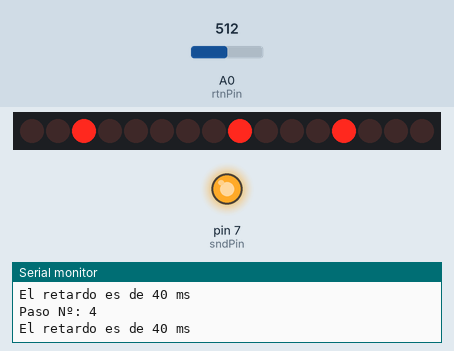
Bench run of a sketch on a simulated Arduino Uno, built with avr-gcc and run on an emulated ATmega328P. Shown: 16 shift-register outputs drawn as a row of LEDs (first output left, lit = HIGH), output pins drawn as LEDs (lit = HIGH), the last lines printed to the serial monitor. Wiring (inferred from the names in the program): 2 × shift register (74HC595): data pin 11; shift clock pin 13; latch pin 10. Wiring (inferred from the signals the program sends): row of LEDs: on Q0, Q1, Q2, Q3, Q4, Q5, Q6, Q7, Q8, Q9, Q10, Q11, Q12, Q13, Q14, Q15. The test bench sets the inputs (shaded band); at power-on: A0 (rtnPin) = 512. Pins used as bus, display or sensor lines are not drawn.

Above: at 4.2 s.
4.3 s: A0 (rtnPin) set to 85
At 4.33 s:
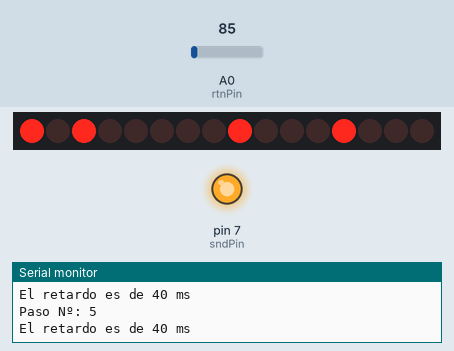
6.6 s: A0 (rtnPin) set to 70
At 7.8 s:
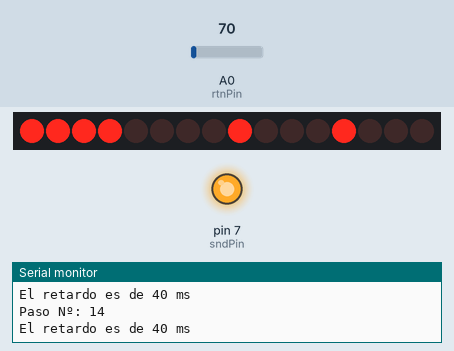
8.1 s: A0 (rtnPin) set to 90
At 8.66 s:
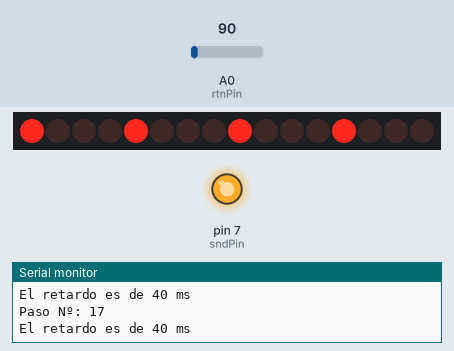
10.2 s: A0 (rtnPin) set to 30
11.7 s: A0 (rtnPin) set to 122
At 12.02 s:
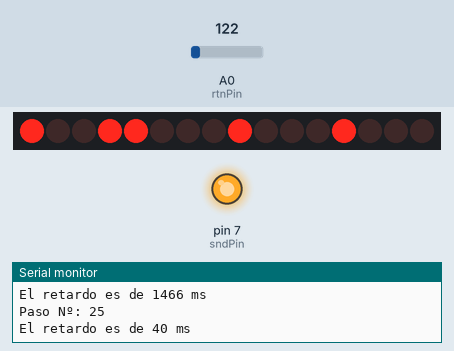
13.8 s: A0 (rtnPin) set to 0
Timing chart, 0 to 16.3 s (numbered marks = the images above; inputs shaded):
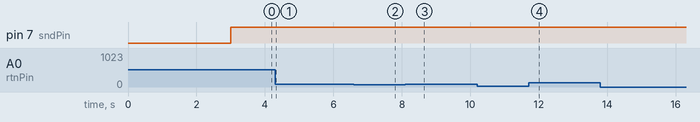

Measured:
- the behaviour switches between 80 and 79 on A0 (rtnPin) (found by bisection; images 1 and 2)

The sketch:

Rutina_Calibracion_PT2399.ino
```cpp
/*
                        +-\/-+
  Ardu 10-------->CS   1|    |8  Vcc
  Ardu 13-------->SCK  2|    |7  Pot3
  Ardu 11---> SDI/SDO  3|    |6  Pot2
                  GND  4|    |5  Pot1
                        +----+
*/
byte address = 0x00;
int CS= 10;
int dataPin = 11;
int clockPin = 13;
int sndPin = 7;
int rtnPin = A0;
long int sndTime;
long int rtnTime;
long int val;
long int duracion;
double delay_vector[256];
boolean calibracion = true;

void setup(){
  Serial.begin(9600);
  pinMode(sndPin, OUTPUT);
  pinMode(rtnPin, INPUT);
  pinMode (CS, OUTPUT);
  pinMode(clockPin, OUTPUT);
  pinMode(dataPin, OUTPUT);
  Serial.print("Comenzando rutina de calibracion en: ");
  Serial.print("3..");
  delay(1000);
  Serial.print("2..");
  delay(1000);
  Serial.print("1..");
  delay(1000);
}

void loop() {
  while(calibracion){

    for (int i = 0; i <= 255; i++){

      digitalPotWrite(i);
      digitalWrite(sndPin, 1);                      //envio pulso (5v rising)
      sndTime = millis();                           //Almacenamos el momento de disparo en sndTime
      delay(1);                                     //Espero 1 ms para que se estabilice
      while((millis() - sndTime) < 40){}            //Como el tiempo minimo de delay es de 50ms, me
                                                    //aseguro de no hacer nada durante 40 ms aprox
      while(analogRead(rtnPin) == 0){}              //Se queda en este bucle hasta que la lectura da positivo
                                                    //IMPORTANTE: Pulldown Res entre rtnPin y GND
      while(1){                                     //creamos un nuevo bucle para leer la entrada analogica
        val = analogRead(rtnPin);                   //ponemos un valor de umbral y si una lectura
        //Serial.println(val); //Debug
        if (val >= 80){                            //supera ese umbral, anotamos el tiempo en que sucedio en la variable
              /*Serial.print("el valor sensado es de ");   //rtnTime.
              float volts = val * (5.00 / 1023.00);
              Serial.print(volts);
              Serial.println(" mV");*/
              rtnTime = millis();
              duracion = rtnTime - sndTime;             //Aca tenemos el valor de duracion que va a ir en la tabla de conversion
              delay_vector[i] = duracion;                                          //de tiempos--->digipotStep
              Serial.print("Paso Nº: ");
              Serial.println(i);
              Serial.print("El retardo es de ");
              Serial.print(duracion);
              Serial.println(" ms");
              Serial.println("");
              Serial.println("");
              delay(200);
              break;
            }
          }
          digitalWrite(sndPin, 0);
          delay(1);
        }
calibracion = false;

for (int j = 0; j <= 255; j++){
  Serial.print(delay_vector[j]);
  Serial.print(", ");
      }
   }
}


int digitalPotWrite(int value)
{
digitalWrite(CS, LOW);
shiftOut(dataPin, clockPin, MSBFIRST, 0b00010001);
shiftOut(dataPin, clockPin, MSBFIRST, value);
digitalWrite(CS, HIGH);
}
```
